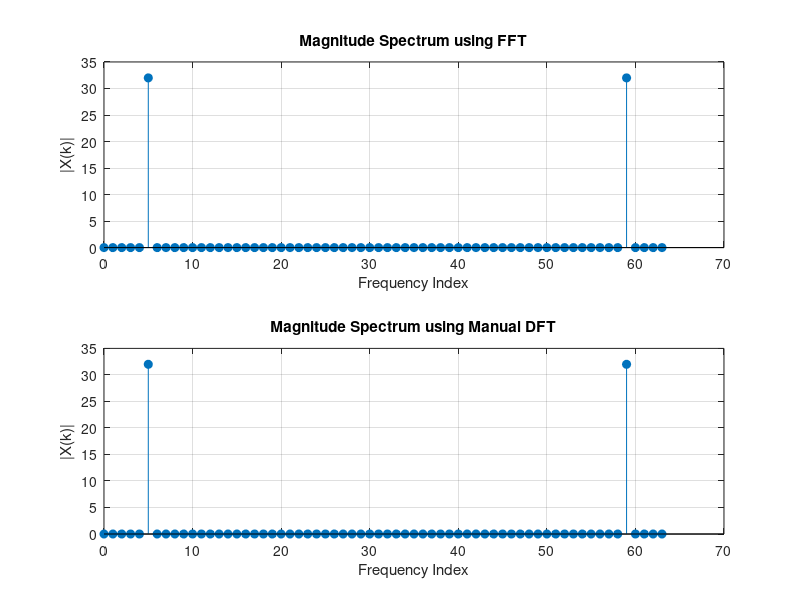

The MATLAB source for this figure:
%{
Problem 10: Discrete Fourier Transform (DFT)
• Compute DFT using: 
o Built-in fft
o Manual implementation
Compare results
%}
% Problem 10: Discrete Fourier Transform (DFT)
% Compare built-in FFT with manual DFT

clc;
clear;
close all;

% Generate signal
N = 64;
n = 0:N-1;
x = sin(2*pi*5*n/N);

% Built-in FFT
X_fft = fft(x);

% Manual DFT
X_dft = zeros(1,N);

for k = 1:N
    for m = 1:N
        X_dft(k) = X_dft(k) + x(m) * exp(-1j*2*pi*(k-1)*(m-1)/N);
    end
end

% Plot comparison
figure;

subplot(2,1,1);
stem(0:N-1, abs(X_fft), 'filled');
title('Magnitude Spectrum using FFT');
xlabel('Frequency Index');
ylabel('|X(k)|');
grid on;

subplot(2,1,2);
stem(0:N-1, abs(X_dft), 'filled');
title('Magnitude Spectrum using Manual DFT');
xlabel('Frequency Index');
ylabel('|X(k)|');
grid on;
